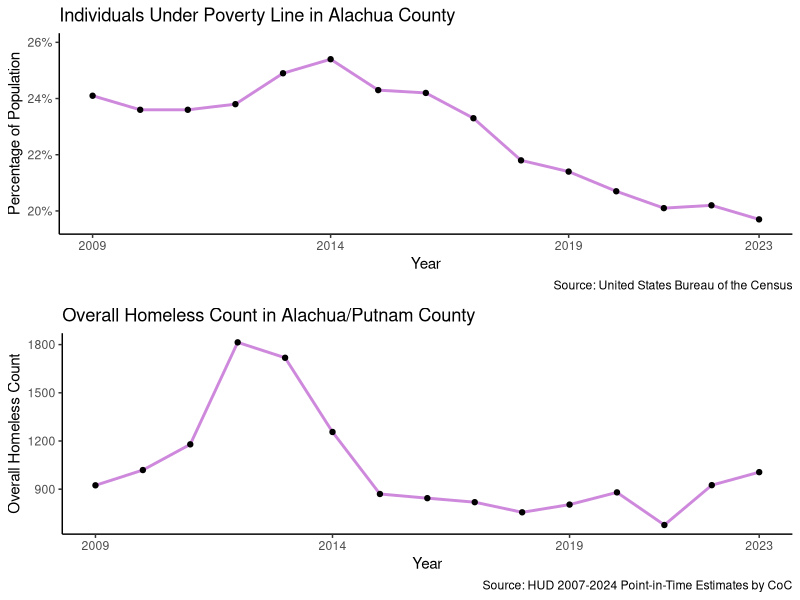

R code for this plot:
library(tidyverse)
library(gridExtra)
library(scales)

## FL-508
## Gainesville/Alachua, Putnam Counties CoC


year <- c(2024, 2023, 2022, 2021, 2020, 2019, 2018, 2017, 2016, 2015,
          2014, 2013, 2012, 2011, 2010, 2009, 2008, 2007)

overall.homeless <- c(752, 1006, 925, 677, 880, 804, 756, 819, 844,
                      870, 1256, 1718, 1814, 1179, 1019, 924, 744, 678)

sheltered.total.homeless <- c(308, 262, 338, 243, 279, 306, 323, 373,
                              419, 317, 368, 413, 389, 439, 297, 301,
                              279, 263)

below.poverty.pct <- c(NA, 19.7, 20.2, 20.1, 20.7, 21.4, 21.8, 23.3,
                       24.2, 24.3, 25.4, 24.9, 23.8, 23.6, 23.6, 24.1,
                       NA, NA)

unemployment.pct <- c(NA, 4.3, 5.1, 4.8, 5.0, 5.1, 6.1, 6.6, 7.0, 7.9,
                      8.5, 8.6, 7.9, 7.3, 6.7, 6.7, NA, NA)

pct.sheltered <- (sheltered.total.homeless / overall.homeless) * 100

df <- data.frame(Year = year,
                 Overall.Homeless = overall.homeless,
                 Sheltered.Total.Homeless = sheltered.total.homeless,
                 Percent.Sheltered = pct.sheltered,
                 Poverty.Pct = below.poverty.pct,
                 Unemployment.Pct = unemployment.pct)


df1 <- df %>% pivot_longer(cols = c(Poverty.Pct, Unemployment.Pct),
                           names_to = "Variable",
                           values_to = "Percent") 

df1 <- na.omit(df1)

plot0 <- df %>% 
  filter(!is.na(Poverty.Pct)) %>% 
  ggplot(aes(x = Year, y = Poverty.Pct)) +
  geom_line(color = "#ce89dc", size = 1) +
  geom_point() +
  scale_x_continuous(breaks = c(seq(2009, 2023, by = 5), 2023)) +
  scale_y_continuous(limits = c(19.5, 26),
                     label = scales::percent_format(scale = 1)) +
  labs(title = "Individuals Under Poverty Line in Alachua County",
       y = "Percentage of Population",
       caption = "Source: United States Bureau of the Census") +
  theme_classic() 

plot3 <- df %>% ggplot(aes(x = Year, y = Overall.Homeless)) +
  geom_line(color = "#ce89dc", size = 1) +
  geom_point() +
  scale_x_continuous(breaks = c(seq(2009, 2023, by = 5), 2023),
                     limits = c(2009, 2023)) +
  labs(title = "Overall Homeless Count in Alachua/Putnam County",
       y = "Overall Homeless Count",
       caption = "Source: HUD 2007-2024 Point-in-Time Estimates by CoC") +
  theme_classic() 

grid.arrange(plot0, plot3)

# plot1 <- df1 %>% ggplot(aes(x = Year, y = Percent, color = Variable)) +
#   geom_line() +
#   scale_x_continuous(breaks = c(seq(2009, 2023, by = 5), 2023)) +
#   scale_y_continuous(limits = c(0, 30)) +
#   labs(title = "Poverty and Unemployment Over Time in Alachua County",
#        y = "Percentage",
#        caption = "Source: United States Bureau of the Census") +
#   theme_classic() 
# 
# plot2 <- df %>% ggplot(aes(x = Year, y = Overall.Homeless)) +
#   geom_rect(aes(xmin = 2009, xmax = 2023, ymin = -Inf, ymax = Inf), 
#            fill = "lightgrey", alpha = 0.02) +
#   geom_point() +
#   geom_smooth(fill = NA, color = "#ce89dc") +
#   scale_x_continuous(breaks = c(seq(2009, 2023, by = 5), 2023)) +
#   labs(title = "Overall Homelessness in Alachua/Putnam County",
#        y = "Overall Homeless Count",
#        caption = "Source: HUD 2007-2024 Point-in-Time Estimates by CoC") +
#   theme_classic() 

## grid.arrange(plot1, plot2)
